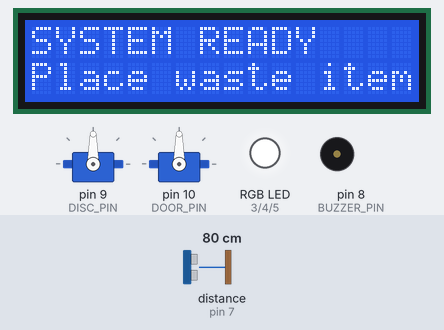
This sketch was run on a simulated Arduino Uno, built with avr-gcc and run on an emulated ATmega328P. On the bench: 2 × servo, 16×2 character LCD, an RGB LED mixed from three pins (HIGH = lit), buzzer (waves = sounding, pin HIGH). Wiring (inferred from the names in the program): ultrasonic range finder: trigger pin 6; echo pin 7. Inputs (shaded band) come from the test bench; at power-on: distance to the obstacle (sensor on pin 7) 80 cm. The echo pulse lasts 58.3 µs per cm; pins used as bus, display or sensor lines are not drawn; what the sketch prints to the serial monitor is not drawn.

Above: at 1.9 s.
2.0 s: distance to the obstacle (sensor on pin 7) set to 12 cm
4.2 s: distance to the obstacle (sensor on pin 7) set to 9 cm
At 5.2 s:
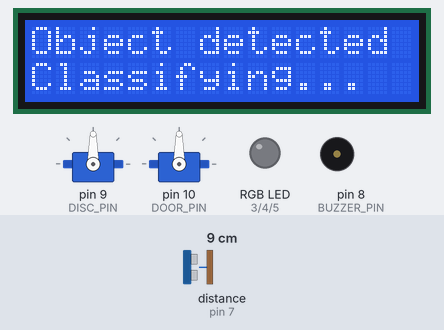
At 15.6 s:
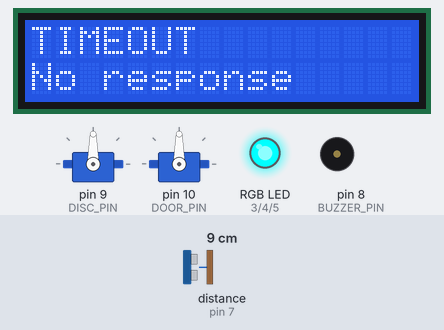
Timing chart, 0 to 15.9 s (numbered marks = the images above; inputs shaded):
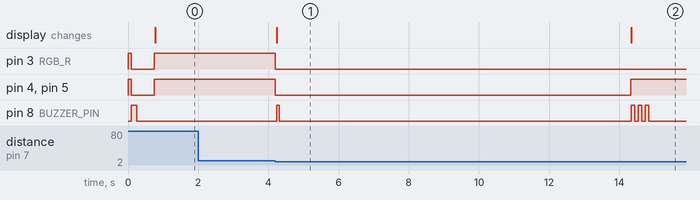

The sketch:

main_project.ino
```cpp
// ════════════════════════════════════════════════════════════════
// SMART WASTE CLASSIFIER — ARDUINO UNO MAIN SKETCH
// IT 171 Final Project
//
// HARDWARE:
//   Disc servo  (continuous rotation MG90S) → D9
//   Door servo  (positional SG90)           → D10
//   Ultrasonic TRIG                         → D6
//   Ultrasonic ECHO                         → D7
//   Buzzer                                  → D8
//   RGB
//   LCD I2C SDA                             → A4
//   LCD I2C SCL                             → A5
//   ESP32-CAM TX → Uno RX (SoftwareSerial) → D11
//   ESP32-CAM RX → Uno TX (SoftwareSerial) → D12
//
// POWER:
//   Both servos VCC + GND → Breadboard rail (5V 3A adapter)
//   Arduino powered       → Laptop USB
//   ESP32-CAM powered     → Same 5V adapter or laptop USB
//   ALL GNDs connected to breadboard – rail
//
// LIBRARIES NEEDED (install via Arduino IDE Library Manager):
//   LiquidCrystal_I2C  by Frank de Brabander
//   SoftwareSerial     (built-in, no install needed)
//   Servo              (built-in, no install needed)
// ════════════════════════════════════════════════════════════════
// ════════════════════════════════════════════════════════════════
// SMART WASTE CLASSIFIER — ARDUINO UNO MAIN SKETCH (RGB LIGHT UPDATED)
// ════════════════════════════════════════════════════════════════

#include <Servo.h>
#include <SoftwareSerial.h>
#include <Wire.h>
#include <LiquidCrystal_I2C.h>

// ── PINS ─────────────────────────────────────────────────────────
#define DISC_PIN      9
#define DOOR_PIN      10
#define TRIG_PIN      6
#define ECHO_PIN      7
#define BUZZER_PIN    8

// RGB LED Pins (Replacing old separate LEDs)
#define RGB_R         3
#define RGB_G         4
#define RGB_B         5

#define ESP_RX        11    // Uno receives from ESP32-CAM TX
#define ESP_TX        12    // Uno sends to ESP32-CAM RX

// ── DISC SERVO (continuous rotation) ─────────────────────────────
#define DISC_STOP     90
#define DISC_FWD      96
#define DISC_BWD      84

// ── STEP TIMING ──────────────────────────────────────────────────
#define STEP_MS       800

// ── DOOR SERVO ───────────────────────────────────────────────────
#define DOOR_CLOSED   90
#define DOOR_OPEN     0

// ── TIMING & THRESHOLDS ──────────────────────────────────────────
#define DISC_SETTLE   800
#define DOOR_HOLD     1500
#define DOOR_SETTLE   400
#define MIN_INTERVAL  3000
#define DETECT_DIST   10    // cm
#define CONF_THRESHOLD 60   // %

LiquidCrystal_I2C lcd(0x27, 16, 2);

Servo discServo;
Servo doorServo;
SoftwareSerial espSerial(ESP_RX, ESP_TX);

// ── STATE ────────────────────────────────────────────────────────
int  currentBin    = 0;     // 0=METAL 1=PAPER 2=PLASTIC
bool systemReady   = true;
unsigned long lastDropTime = 0;
String binNames[]  = { "METAL", "PAPER", "PLASTIC" };

// ════════════════════════════════════════════════════════════════
// SETUP
// ════════════════════════════════════════════════════════════════
void setup() {
  Serial.begin(9600);
  espSerial.begin(9600);

  discServo.attach(DISC_PIN);
  doorServo.attach(DOOR_PIN);
  discServo.write(DISC_STOP);
  doorServo.write(DOOR_CLOSED);

  pinMode(TRIG_PIN, OUTPUT);
  pinMode(ECHO_PIN, INPUT);
  pinMode(BUZZER_PIN, OUTPUT);

  digitalWrite(RGB_R, HIGH);
  digitalWrite(RGB_G, HIGH);
  digitalWrite(RGB_B, HIGH);

  // RGB Pins
  pinMode(RGB_R, OUTPUT);
  pinMode(RGB_G, OUTPUT);
  pinMode(RGB_B, OUTPUT);

  lcd.init();
  lcd.backlight();
  lcdShow("WASTE CLASSIFIER", "Initializing...");

  // Test RGB and Buzzer
  setRGB(1, 1, 1); // White
  beep(1, 150);
  delay(500);
  setRGB(0, 0, 0); // Off

  lcdShow("SYSTEM READY", "Place waste item");
}

// ════════════════════════════════════════════════════════════════
// MAIN LOOP
// ════════════════════════════════════════════════════════════════
void loop() {
  if (!systemReady) return;
  if (millis() - lastDropTime < MIN_INTERVAL) return;

  if (!objectDetected()) return;

  systemReady = false;

  // 1. LIGHT UP THE TRAY
  setRGB(1, 1, 1); // Turn RGB White for the camera

  Serial.println("[TRIGGER] Object detected. Lighting tray...");
  lcdShow("Object detected", "Classifying...");
  beep(1, 80);

  // 2. WAIT FOR CAMERA EXPOSURE
  // IMPORTANT: Give the ESP32-CAM 300ms to adjust to the new light level
  delay(5000);

  // 3. ASK ESP32 TO CLASSIFY
  espSerial.println("CLASSIFY");

  String result = waitForResult(5000);

  if (result == "TIMEOUT") {
    handleError("TIMEOUT", "No response");
    return;
  }

  int commaIdx = result.indexOf(',');
  if (commaIdx == -1) {
    handleError("FORMAT ERR", "Bad ML result");
    return;
  }

  String cls  = result.substring(0, commaIdx);
  int    conf = result.substring(commaIdx + 1).toInt();
  cls.trim();

  if (conf < CONF_THRESHOLD) {
    setRGB(1, 0, 0); // Red for uncertainty
    lcdShow("UNCERTAIN", "Please retry");
    beep(2, 200);
    delay(2000);
    resetSystem();
    return;
  }

  int targetBin = getBinIndex(cls);
  if (targetBin == -1) {
    handleError("UNKNOWN", cls);
    return;
  }

  // SUCCESS: Show result and Sort
  setRGB(0, 1, 0); // Green for success
  lcdShow(cls + " " + String(conf) + "%", "Sorting...");

  dropInBin(targetBin, cls, conf);

  resetSystem();
}

// ════════════════════════════════════════════════════════════════
// DROP SEQUENCE
// ════════════════════════════════════════════════════════════════
void dropInBin(int targetBin, String cls, int conf) {
  rotateToBin(targetBin);
  delay(DISC_SETTLE);

  doorServo.write(DOOR_OPEN);
  delay(DOOR_HOLD);
  doorServo.write(DOOR_CLOSED);
  delay(DOOR_SETTLE);

  beep(1, 200);
  delay(1000);

  rotateToBin(0); // Return disc to home (Metal bin)
}

void rotateToBin(int targetBin) {
  if (targetBin == currentBin) return;
  int steps = (targetBin - currentBin + 3) % 3;
  for (int i = 0; i < steps; i++) {
    discServo.write(DISC_FWD);
    delay(STEP_MS);
    discServo.write(DISC_STOP);
    delay(500);
  }
  currentBin = targetBin;
}

// ════════════════════════════════════════════════════════════════
// HELPERS
// ════════════════════════════════════════════════════════════════
bool objectDetected() {
  digitalWrite(TRIG_PIN, LOW);
  delayMicroseconds(2);
  digitalWrite(TRIG_PIN, HIGH);
  delayMicroseconds(10);
  digitalWrite(TRIG_PIN, LOW);
  long duration = pulseIn(ECHO_PIN, HIGH, 30000);
  float d = duration * 0.034 / 2.0;
  return (d > 0 && d < DETECT_DIST);
}

void setRGB(int r, int g, int b) {
  // Logic is inverted for Common Anode LEDs
  // LOW = ON, HIGH = OFF
  digitalWrite(RGB_R, r ? LOW : HIGH);
  digitalWrite(RGB_G, g ? LOW : HIGH);
  digitalWrite(RGB_B, b ? LOW : HIGH);
}
void handleError(String err1, String err2) {
  setRGB(1, 0, 0); // Red
  lcdShow(err1, err2);
  beep(3, 100);
  delay(2000);
  resetSystem();
}

void resetSystem() {
  setRGB(0, 0, 0); // Light off
  lcdShow("SYSTEM READY", "Place waste item");
  lastDropTime = millis();
  systemReady = true;
}

String waitForResult(unsigned long timeoutMs) {
  unsigned long start = millis();
  while (millis() - start < timeoutMs) {
    if (espSerial.available()) {
      String res = espSerial.readStringUntil('\n');
      res.trim();
      return res;
    }
  }
  return "TIMEOUT";
}

int getBinIndex(String cls) {
  cls.toUpperCase();
  if (cls == "METAL")   return 0;
  if (cls == "PAPER")   return 1;
  if (cls == "PLASTIC") return 2;
  return -1;
}

void lcdShow(String l1, String l2) {
  lcd.clear();
  lcd.setCursor(0, 0); lcd.print(l1);
  lcd.setCursor(0, 1); lcd.print(l2);
}

void beep(int times, int durationMs) {
  for (int i = 0; i < times; i++) {
    digitalWrite(BUZZER_PIN, HIGH);
    delay(durationMs);
    digitalWrite(BUZZER_PIN, LOW);
    if (i < times - 1) delay(100);
  }
}
```

Measured:
- the behaviour switches between 11 and 10 cm on distance to the obstacle (sensor on pin 7) (found by bisection; images 0 and 1)
- after the input at 2.0 s, every drawn part: stays the same
- after the input at 4.2 s, pin 3 (RGB_R): HIGH → LOW at once; pin 4 (RGB_G), pin 5 (RGB_B): HIGH → LOW at once, → HIGH 10.1 s later; the display: changes at once (image 1)
- what the display in image 1 shows lasts 10.1 s, from 4.2 s to 14.3 s
